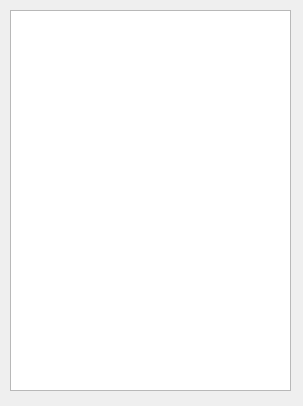
<?xml version="1.0" encoding="UTF-8"?>
<ui version="4.0">
 <class>QueueKeywords</class>
 <widget class="QDialog" name="QueueKeywords">
  <property name="geometry">
   <rect>
    <x>0</x>
    <y>0</y>
    <width>303</width>
    <height>406</height>
   </rect>
  </property>
  <property name="windowTitle">
   <string>Dialog</string>
  </property>
  <widget class="QListWidget" name="listWidget_Keywords_Queue">
   <property name="geometry">
    <rect>
     <x>10</x>
     <y>10</y>
     <width>281</width>
     <height>381</height>
    </rect>
   </property>
  </widget>
 </widget>
 <resources/>
 <connections/>
</ui>
